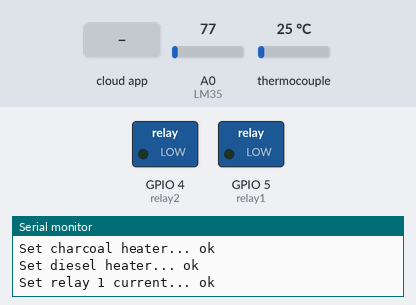
A sketch run on a simulated ESP8266 (NodeMCU). Parts: switched loads named in the sketch (green lamp = pin HIGH), the last lines printed to the serial monitor. The test bench sets the inputs (shaded band); at power-on: A0 (LM35) = 77, thermocouple 25 °C. WiFi joins after 1.5 s; servers stay silent unless stated; network time is answered at once with the bench clock; the local clock reads 2024-03-15 10:24:30 at power-on unless the sketch sets it; the Firebase database answers and starts empty; not simulated (calls return 0 or success): secrets.h.

Above: at 2.7 s.
2.8 s: the phone or cloud app sets relay1_signal to 1
At 13.9 s:
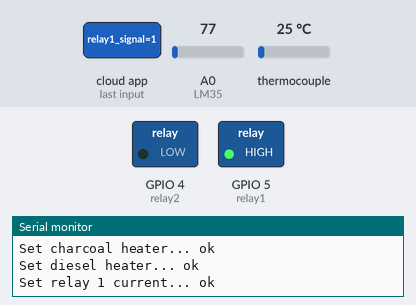
14.3 s: the phone or cloud app sets relay2_signal to 1
At 25.4 s:
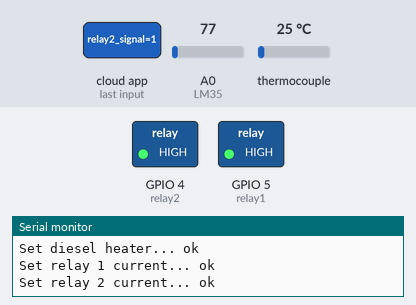
25.7 s: the phone or cloud app sets relay1_signal to 0
At 36.0 s:
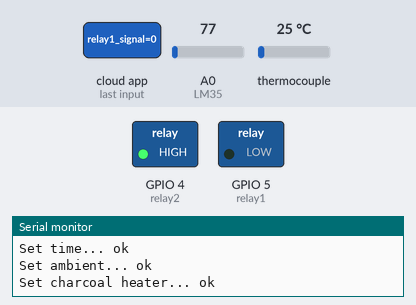
36.7 s: the phone or cloud app sets relay2_signal to 0
At 47.7 s:
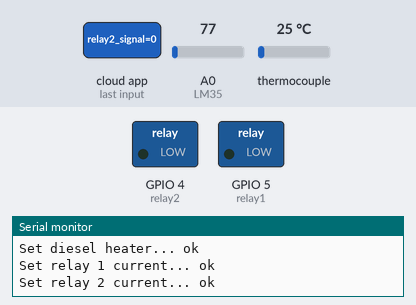
Timing chart, 0 to 49.1 s (numbered marks = the images above; inputs shaded):
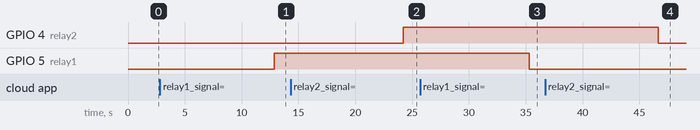

Measured:
- after the input at 2.8 s, GPIO 5 (relay1): LOW → HIGH after 10.1 s
- after the input at 14.3 s, GPIO 4 (relay2): LOW → HIGH after 9.9 s
- after the input at 25.7 s, GPIO 5 (relay1): HIGH → LOW after 9.6 s
- after the input at 36.7 s, GPIO 4 (relay2): HIGH → LOW after 9.9 s

The sketch:

calderuino.ino
```cpp
#include <NTPClient.h>
#include <WiFiUdp.h>
// #include <ESP8266WiFi.h>
#include "secrets.h"

#if defined(ESP32)
#include <WiFi.h>
#elif defined(ESP8266)
#include <ESP8266WiFi.h>
#endif

// Sounds library
#include <max6675.h>

// FIREBASE
#include <Firebase_ESP_Client.h>
// Provide the token generation process info.
#include <addons/TokenHelper.h>

// Define the Firebase Data object
FirebaseData fbdo;
// Define the FirebaseAuth data for authentication data
FirebaseAuth auth;
// Define the FirebaseConfig data for config data
FirebaseConfig config;

// Json
FirebaseJson json;       // or constructor with contents e.g. FirebaseJson json("{\"a\":true}");


// NTP Clock
WiFiUDP ntpUDP;
NTPClient timeClient(ntpUDP, "pool.ntp.org");

// DEVICES

// High temp sounds
// Common pins
int ktcCS = 13;  //D7
int ktcCLK = 14; //D5
// Sound 1
int ktc1SO = 12; //D6
MAX6675 ktc1(ktcCLK, ktcCS, ktc1SO);
// Sound 2
int ktc2S0 = 15; //D8
MAX6675 ktc2(ktcCLK, ktcCS, ktc2S0);

// Ambient sound
int LM35 = A0;
//RELAY 1
int relay1 = 5; //D1
//RELAY 2
int relay2 = 4; //D2

// VARIABLES
float ambient = 0;
// Charcoal heater
float heater_char = 0;
// Diesel Heater
float heater_gas = 0;

int lastMin = -1;


void setup() {
  Serial.begin(9600);
  // WiFi
  WiFi.begin( SECRET_SSID, SECRET_PASS);

  while ( WiFi.status() != WL_CONNECTED ) {
    delay ( 500 );
    Serial.print ( "." );
  }
  // Time client
  // timeClient.begin();

  // Firebase
  Serial.printf("Firebase Client v%s\n\n", FIREBASE_CLIENT_VERSION);

  /* Assign the api key (required) */
  config.api_key = API_KEY;

  /* Assign the user sign in credentials */
  auth.user.email = USER_EMAIL;
  auth.user.password = USER_PASSWORD;

  /* Assign the RTDB URL (required) */
  config.database_url = DATABASE_URL;

  /* Assign the callback function for the long running token generation task */
  config.token_status_callback = tokenStatusCallback; // see addons/TokenHelper.h

  //Initialize the library with the Firebase authen and config.
  Firebase.begin(&config, &auth);

  //Optional, set AP reconnection in setup()
  Firebase.reconnectWiFi(true);

  Firebase.setDoubleDigits(5);

  //Optional, set number of error retry
  Firebase.RTDB.setMaxRetry(&fbdo, 3);

  /* Assign the required callback functions */
  fbdo.setExternalClientCallbacks(tcpConnectionRequestCallback, networkConnection, networkStatusRequestCallback);

  //Optional, set number of error resumable queues
  // Firebase.RTDB.setMaxErrorQueue(&fbdo, 30);

  //Optional, use classic HTTP GET and POST requests.
  //This option allows get and delete functions (PUT and DELETE HTTP requests) works for
  //device connected behind the Firewall that allows only GET and POST requests.
  // Firebase.RTDB.enableClassicRequest(&fbdo, true);

  // Relays
  pinMode(relay1, OUTPUT);
  pinMode(relay2, OUTPUT);
}

void loop() {
  timeClient.update();

  // SOUND
  // Ambient sound
  float ambientReading = analogRead(LM35); //Analog pin reading output voltage by Lm35
  ambient = ambientReading * 0.3; //Finding the true centigrate/celsius temperature
  Serial.print("AMBIENT TEMP = ");
  Serial.println(ambient); //Print centigrade temperature on Serial Monitor

  // High Temp Sounds
  heater_char = ktc1.readCelsius();
  heater_gas = ktc2.readCelsius();


  // Time
  Serial.print(timeClient.getEpochTime());
  Serial.print(" ");
  Serial.println(timeClient.getMinutes());

  // RELAYS
  boolean relay1_val = digitalRead(relay1);
  if (Firebase.RTDB.getInt(&fbdo, "current/relay1_signal")) {
    if (fbdo.dataTypeEnum() == fb_esp_rtdb_data_type_integer) {
      Serial.print( "Relay 1 signal :");
      Serial.println(fbdo.to<int>());
      digitalWrite(relay1, fbdo.to<int>());
    }
  } else {
    Serial.println(fbdo.errorReason());
    if (fbdo.errorReason() == "path not exist") {
      Serial.printf("Set relay signal... %s\n", Firebase.RTDB.setFloat(&fbdo, F("current/relay1_signal"), relay1_val) ? "ok" : fbdo.errorReason().c_str());
    }
  }

  boolean relay2_val = digitalRead(relay2);
  if (Firebase.RTDB.getInt(&fbdo, "current/relay2_signal")) {
    if (fbdo.dataTypeEnum() == fb_esp_rtdb_data_type_integer) {
      Serial.print( "Relay 2 signal :");
      Serial.println(fbdo.to<int>());
      digitalWrite(relay2, fbdo.to<int>());
    }
  } else {
    Serial.println(fbdo.errorReason());
    if (fbdo.errorReason() == "path not exist") {
      Serial.printf("Set relay signal... %s\n", Firebase.RTDB.setFloat(&fbdo, F("current/relay2_signal"), relay2_val) ? "ok" : fbdo.errorReason().c_str());
    }
  }


  // Set values in firebase
  if (Firebase.ready()) {
    Serial.printf("Set time... %s\n", Firebase.RTDB.setInt(&fbdo, F("current/time"), timeClient.getEpochTime()) ? "ok" : fbdo.errorReason().c_str());
    Serial.printf("Set ambient... %s\n", Firebase.RTDB.setFloat(&fbdo, F("current/ambient"), ambient) ? "ok" : fbdo.errorReason().c_str());
    Serial.printf("Set charcoal heater... %s\n", Firebase.RTDB.setFloat(&fbdo, F("current/charcoal"), heater_char) ? "ok" : fbdo.errorReason().c_str());
    Serial.printf("Set diesel heater... %s\n", Firebase.RTDB.setFloat(&fbdo, F("current/diesel"), heater_gas) ? "ok" : fbdo.errorReason().c_str());
    Serial.printf("Set relay 1 current... %s\n", Firebase.RTDB.setFloat(&fbdo, F("current/relay1"),  digitalRead(relay1)) ? "ok" : fbdo.errorReason().c_str());
    Serial.printf("Set relay 2 current... %s\n", Firebase.RTDB.setFloat(&fbdo, F("current/relay2"),  digitalRead(relay2)) ? "ok" : fbdo.errorReason().c_str());

    // HISTORY every 10 minutes
    long timestamp = timeClient.getEpochTime();
    int currentMin = timeClient.getMinutes();
    // Chante 10 for the min frequency you want your history to update
    if (currentMin % 10 == 0 && currentMin != lastMin) {
      lastMin = currentMin;
      json.add("time", timestamp);
      json.add("ambient", ambient);
      json.add("charcoal", heater_char);
      json.add("diesel", heater_gas);
      Serial.printf("Update json... %s\n\n", Firebase.RTDB.updateNode(&fbdo, "/history/" + (String) timestamp, &json) ? "ok" : fbdo.errorReason().c_str());
    }
  }

  delay(10000);
}


void networkConnection()
{
  // Reset the network connection
  WiFi.disconnect();

  WiFi.begin( SECRET_SSID, SECRET_PASS);
  Serial.print("Connecting to Wi-Fi");
  unsigned long ms = millis();
  while (WiFi.status() != WL_CONNECTED)
  {
    Serial.print(".");
    delay(300);
    if (millis() - ms >= 5000)
    {
      Serial.println(" failed!");
      return;
    }
  }
  Serial.println();
  Serial_Printf("Connected with IP: ");
  Serial.println(WiFi.localIP());
  Serial.println();
}

// Define the callback function to handle server status acknowledgement
void networkStatusRequestCallback()
{
  // Set the network status
  fbdo.setNetworkStatus(WiFi.status() == WL_CONNECTED);
}

// Define the callback function to handle server connection
void tcpConnectionRequestCallback(const char *host, int port)
{

  // You may need to set the system timestamp to use for
  // auth token expiration checking.

  // Firebase.setSystemTime(WiFi.getTime());

  Serial.print("Connecting to server via external Client... ");
  //if (!client.connect(host, port))
  //{
    //Serial.println("failed.");
    //return;
  //}
  //Serial.println("success.");
}
```
